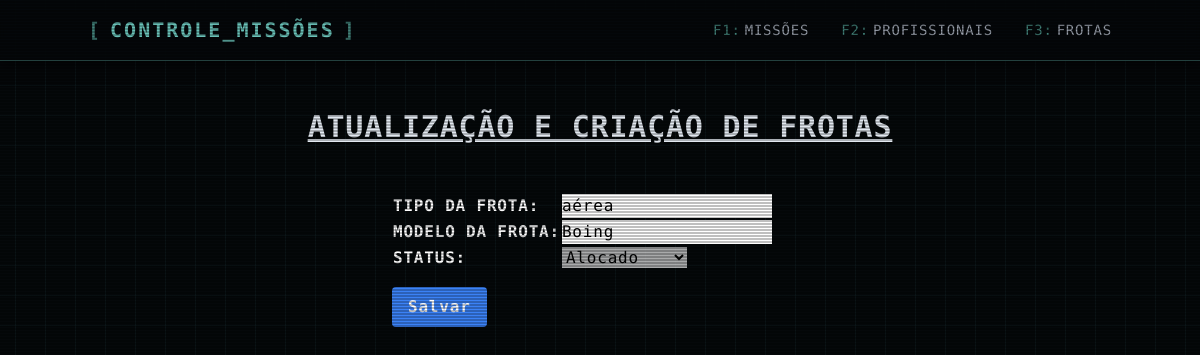
/frotas/atualizar/3/, run on the app's committed database.
### professional/models.py (models this page shows, shortened)
class OperatorFleet(models.Model):
    fleet_type = models.CharField(max_length=50, verbose_name="Tipo da Frota")
    fleet_model = models.CharField(max_length=50, verbose_name="Modelo da Frota")
    status = models.ForeignKey(Status, on_delete=models.PROTECT, default=get_default_status)
    class Meta:
        verbose_name = "Frota"
        verbose_name_plural = "Frotas"
        ordering = ['fleet_model']

### professional/views.py (the view)
# urls.py: path('frotas/atualizar/<int:pk>/', OperatorFleetUpdateView.as_view(), name='update_fleet'),
class OperatorFleetUpdateView(UpdateView):
    model = OperatorFleet
    template_name = 'update_fleet.html'
    form_class = OperatorFleetForm
    success_url = '/frotas/'

### professional/forms.py
class OperatorFleetForm(forms.ModelForm):
    class Meta:
        model = OperatorFleet
        fields = ['fleet_type', 'fleet_model', 'status']
        widgets = {
            'fleet_type': forms.TextInput(attrs={'class': 'form-control'}),
            'fleet_model': forms.TextInput(attrs={'class': 'form-control'}),
            'status': forms.Select(attrs={'class': 'form-select'}),
        }
    def __init__(self, *args, **kwargs):
        super().__init__(*args, **kwargs)
        self.fields['status'].disabled = True

### professional/models.py (called while the page is built)
    def __str__(self):
        return str(self.status_name)

### core/templates/update_fleet.html (shortened to what this page needs)
{% extends "base.html" %}
{% block content %}
<h1 class="text-3xl font-bold underline w-full text-center">Atualização e Criação de Frotas</h1>
<form method="post" class="max-w-md mx-auto mt-8 p-4 rounded">
    <table class="table-auto text-left text-black">
        {{ form.as_table }}
    </table>
    <button type="submit" class="bg-blue-500 hover:bg-blue-700 text-white font-bold py-2 px-4 rounded mt-4" style="cursor: pointer;">
        Salvar
    </button>
</form>
{% endblock %}

### core/templates/base.html (style rules this page uses)
body { background-color: #05080a; font-family: 'Share Tech Mono', monospace; color: #e2e8f0; text-transform: uppercase; letter-spacing: 0.05em; background-image: linear-gradient(rgba(45, 85, 90, 0.15) 1px, transparent 1px), linear-gradient(90deg, rgba(45, 85, 90, 0.15) 1px, transparent 1px); background-size: 30px 30px; background-position: center center; min-height: 100vh; margin: 0; position: relative; }
body::before { content: " "; display: block; position: fixed; top: 0; left: 0; bottom: 0; right: 0; background: linear-gradient(rgba(18, 16, 16, 0) 50%, rgba(0, 0, 0, 0.25) 50%); z-index: 50; background-size: 100% 3px; pointer-events: none; }
form table th label { color: white; }

### data on the page
OperatorFleet: fleet_type "aérea", fleet_model "Boing", status "Alocado"
